Frame 1 (no input): blank canvas, image omitted
Frame 60 (no input): blank canvas, image omitted
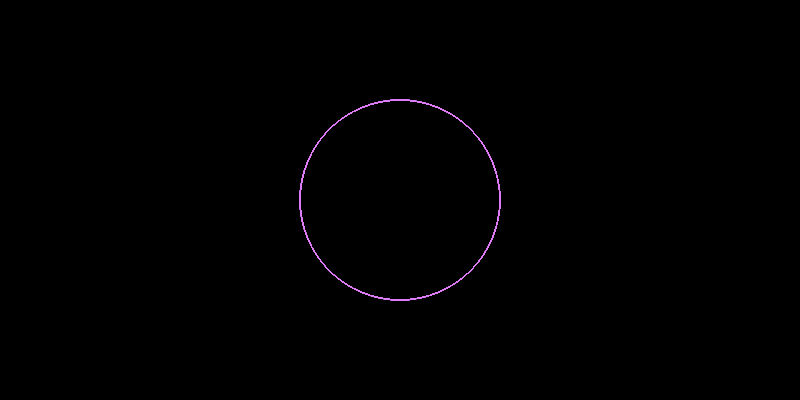
Frame 120 (the mouse pressed at the canvas centre since frame 60)

The p5.js sketch whose frames 1 and 60 were blank and that drew this single picture after the mouse press (run headless with seeded random() and noise() and a simulated clock; from frame 60 on, the mouse is pressed at the canvas centre):

// p5.js sketch
// ── sketch.js
var x, y;

function setup() {
  createCanvas(800, 400);
  background(0);
  
  noFill();
}

function draw() {
  x = mouseX;
  y = mouseY;
  
  stroke(225, 125, 250);
  
  drawCircle();
}
  

function drawCircle(){
    circle(x, height/2, y);
}
